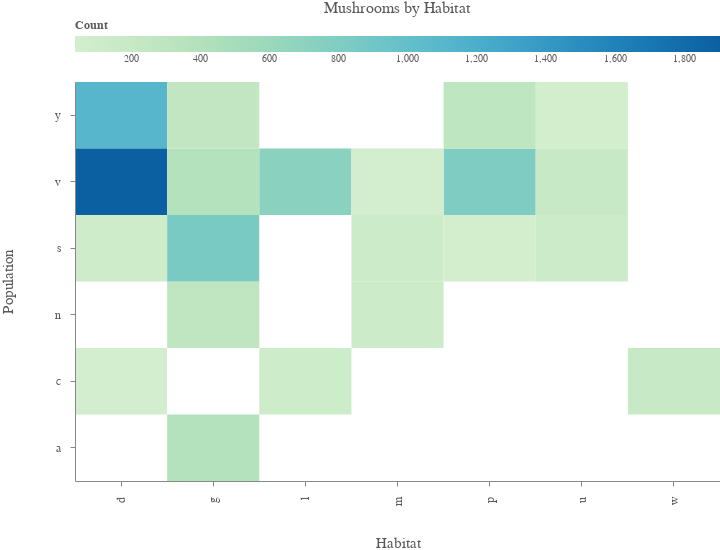

Write a Vega-Lite specification for this figure.
### Vega specification from a JSON file in a GitHub repository (floating-point values rounded to 4 significant figures)
{"$schema": "https://vega.github.io/schema/vega/v4.json", "autosize": "fit", "axes": [{"encode": {"labels": {"update": {"align": {"value": "right"}, "angle": {"value": 270}, "baseline": {"value": "middle"}}}}, "labelOverlap": true, "orient": "bottom", "scale": "x", "tickCount": {"signal": "min(ceil(width/40), 60)"}, "title": "Habitat", "zindex": 1}, {"labelOverlap": true, "orient": "left", "scale": "y", "tickCount": {"signal": "min(ceil(height/40), 40)"}, "title": "Population", "zindex": 1}], "config": {"axis": {"labelColor": "rgba(0,0,0,0.65)", "labelFont": "HelveticaNeue, Arial", "labelFontSize": 12, "labelPadding": 10, "titleColor": "rgba(0,0,0,0.65)", "titleFont": "HelveticaNeue-Medium, Arial", "titleFontSize": 15, "titleFontWeight": "normal", "titlePadding": 30}, "axisY": {"minExtent": 30}, "legend": {"cornerRadius": 30, "gradientWidth": 600, "labelColor": "rgba(0,0,0,0.65)", "labelFont": "HelveticaNeue, Arial", "titleColor": "rgba(0,0,0,0.65)", "titleFont": "HelveticaNeue, Arial"}, "range": {"heatmap": {"scheme": "greenblue"}}, "style": {"cell": {"stroke": "transparent"}, "group-title": {"fill": "rgba(0,0,0,0.65)", "font": "HelveticaNeue, Arial", "fontSize": 29, "fontWeight": "normal"}}}, "data": [{"name": "source_2", "progress": 100.0, "values": [{"count": 720, "x": "l", "y": "v"}, {"count": 96, "x": "d", "y": "s"}, {"count": 808, "x": "p", "y": "v"}, {"count": 36, "x": "d", "y": "c"}, {"count": 128, "x": "m", "y": "n"}, {"count": 272, "x": "g", "y": "n"}, {"count": 36, "x": "m", "y": "v"}, {"count": 128, "x": "m", "y": "s"}, {"count": 192, "x": "w", "y": "c"}, {"count": 840, "x": "g", "y": "s"}, {"count": 48, "x": "u", "y": "y"}, {"count": 136, "x": "u", "y": "s"}, {"count": 384, "x": "g", "y": "a"}, {"count": 184, "x": "u", "y": "v"}, {"count": 1112, "x": "d", "y": "y"}, {"count": 1904, "x": "d", "y": "v"}, {"count": 288, "x": "p", "y": "y"}, {"count": 48, "x": "p", "y": "s"}, {"count": 112, "x": "l", "y": "c"}, {"count": 388, "x": "g", "y": "v"}, {"count": 264, "x": "g", "y": "y"}]}], "height": 550, "legends": [{"direction": "horizontal", "fill": "color", "gradientLength": {"signal": "width"}, "orient": "top", "title": "Count", "titleFontSize": 12, "titlePadding": 4, "type": "gradient"}], "marks": [{"encode": {"enter": {"height": {"band": true, "scale": "y"}, "width": {"band": true, "scale": "x"}, "x": {"field": "x", "scale": "x"}, "y": {"field": "y", "scale": "y"}}, "update": {"fill": {"field": "count", "scale": "color"}}}, "from": {"data": "source_2"}, "type": "rect"}], "padding": 0, "scales": [{"domain": {"data": "source_2", "field": "x", "sort": true}, "name": "x", "range": [0, {"signal": "width"}], "type": "band", "zero": false}, {"domain": {"data": "source_2", "field": "y", "sort": true}, "name": "y", "range": [{"signal": "height"}, 0], "type": "band", "zero": false}, {"domain": {"data": "source_2", "field": "count"}, "name": "color", "nice": false, "range": "heatmap", "type": "sequential", "zero": false}], "title": {"anchor": "middle", "fontSize": 16, "frame": "group", "offset": 4, "text": "Mushrooms by Habitat"}, "width": 720}
